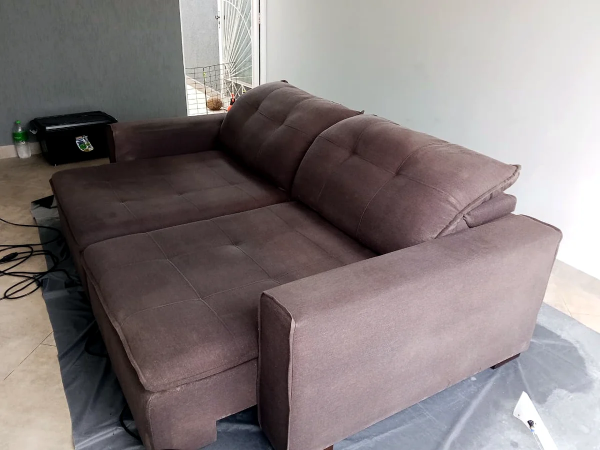
#> input picture assets/resultados/sofa3d.webp, 1200 x 900 px (shown at 1/2 size)
$ python generate_google_ads_images.py
#> lines starting #> are read from the running program, lines starting #| are printed output that depends on the picture
from __future__ import annotations

import argparse
from pathlib import Path

from PIL import Image, ImageDraw, ImageOps


BASE_DIR = Path(__file__).resolve().parent
DEFAULT_SOURCE_DIR = BASE_DIR / "assets" / "resultados"
DEFAULT_OUTPUT_DIR = DEFAULT_SOURCE_DIR / "google_ads"

LANDSCAPE = (1200, 628)
SQUARE = (1200, 1200)
DEFAULT_JPEG_QUALITY = 92

# Antes/depois recomendados com melhor enquadramento entre as fotos reais.
BEFORE_AFTER_PAIRS = [
    ("sofa3a.webp", "sofa3d.webp", "sofa3_comparativo"),
    ("sofa1a.webp", "sofa1d.webp", "sofa1_comparativo"),
]

# Fotos limpas para capa principal.
HERO_IMAGES = [
    ("sofa3d.webp", "sofa3_capa"),
    ("sofa1d.webp", "sofa1_capa"),
]


def open_rgb(path: Path) -> Image.Image:
    image = Image.open(path)
#> image is the input picture: PIL image 1200x900 RGB; mean R, G, B 134.1, 125.3, 125.4
    return ImageOps.exif_transpose(image).convert("RGB")


def crop_to_ratio(image: Image.Image, target_size: tuple[int, int]) -> Image.Image:
    target_w, target_h = target_size
    src_w, src_h = image.size
    src_ratio = src_w / src_h
    target_ratio = target_w / target_h

    if src_ratio > target_ratio:
        new_w = int(src_h * target_ratio)
        left = (src_w - new_w) // 2
        return image.crop((left, 0, left + new_w, src_h))

    new_h = int(src_w / target_ratio)
    top = (src_h - new_h) // 2
    return image.crop((0, top, src_w, top + new_h))


def fit_size(image: Image.Image, target_size: tuple[int, int]) -> Image.Image:
    cropped = crop_to_ratio(image, target_size)
    return cropped.resize(target_size, Image.Resampling.LANCZOS)


def make_hero_variants(filename: str, base_name: str, source_dir: Path, output_dir: Path, quality: int) -> list[Path]:
    source_path = source_dir / filename
    image = open_rgb(source_path)

    outputs: list[Path] = []
    for suffix, size in (("1200x628", LANDSCAPE), ("1200x1200", SQUARE)):
        out = output_dir / f"{base_name}_{suffix}.jpg"
        fitted = fit_size(image, size)
        out.parent.mkdir(parents=True, exist_ok=True)
        fitted.save(out, "JPEG", quality=quality, optimize=True, progressive=True)
        outputs.append(out)
#> after the loop, outputs = 2 items

    return outputs


def make_before_after_variants(
    before_file: str,
    after_file: str,
    base_name: str,
    source_dir: Path,
    output_dir: Path,
    quality: int,
) -> list[Path]:
    before = open_rgb(source_dir / before_file)
    after = open_rgb(source_dir / after_file)

    outputs: list[Path] = []
    for suffix, size in (("1200x628", LANDSCAPE), ("1200x1200", SQUARE)):
        left = fit_size(before, size)
        right = fit_size(after, size)

        combined = Image.new("RGB", size)
        width, height = size

        left_part = left.crop((0, 0, width // 2, height))
        right_part = right.crop((width // 2, 0, width, height))

        combined.paste(left_part, (0, 0))
        combined.paste(right_part, (width // 2, 0))

        # Linha divisoria para reforcar o efeito comparativo.
        divider_x = width // 2
        draw = ImageDraw.Draw(combined)
        draw.line((divider_x, 0, divider_x, height), fill=(255, 255, 255), width=2)

        out = output_dir / f"{base_name}_{suffix}.jpg"
        out.parent.mkdir(parents=True, exist_ok=True)
        combined.save(out, "JPEG", quality=quality, optimize=True, progressive=True)
        outputs.append(out)

    return outputs


def parse_args() -> argparse.Namespace:
    parser = argparse.ArgumentParser(description="Gera imagens JPG para Google Ads a partir das fotos tratadas.")
    parser.add_argument("--source-dir", type=Path, default=DEFAULT_SOURCE_DIR, help="Pasta com imagens base")
    parser.add_argument("--output-dir", type=Path, default=DEFAULT_OUTPUT_DIR, help="Pasta de saida para Ads")
    parser.add_argument("--quality", type=int, default=DEFAULT_JPEG_QUALITY, help="Qualidade JPEG (0-100)")
    return parser.parse_args()


def main() -> None:
    args = parse_args()
    source_dir: Path = args.source_dir
    output_dir: Path = args.output_dir
    quality = max(0, min(100, args.quality))

    if not source_dir.exists():
        raise FileNotFoundError(f"Pasta nao encontrada: {source_dir}")

    output_dir.mkdir(parents=True, exist_ok=True)
    generated: list[Path] = []

    for filename, base_name in HERO_IMAGES:
        generated.extend(make_hero_variants(filename, base_name, source_dir, output_dir, quality))
#> pass 2 of the loop in main, `for filename, base_name in HERO_IMAGES:`:
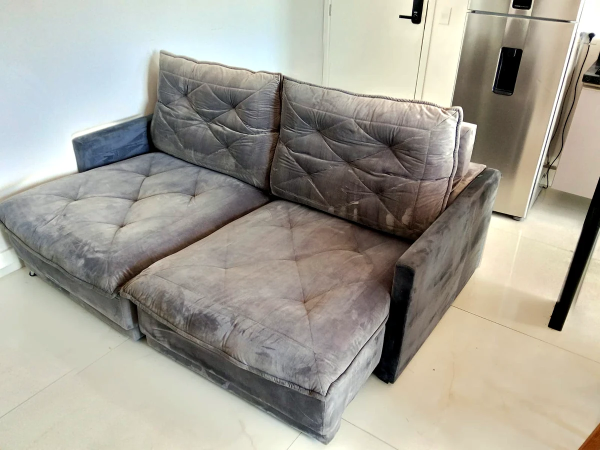
#> input picture assets/resultados/sofa1d.webp, 1200 x 900 px (shown at 1/2 size)
#> in open_rgb, image is the input picture: PIL image 1200x900 RGB; mean R, G, B 164.8, 161.1, 150.4

    for before_file, after_file, base_name in BEFORE_AFTER_PAIRS:
        generated.extend(
            make_before_after_variants(before_file, after_file, base_name, source_dir, output_dir, quality)
        )
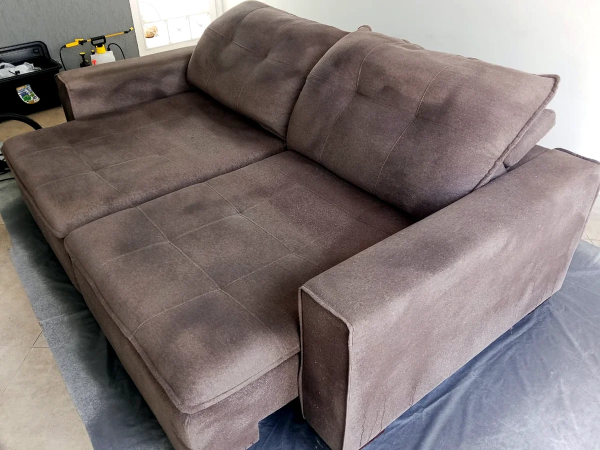
#> input picture assets/resultados/sofa3a.webp, 1200 x 900 px (shown at 1/2 size)
#> in open_rgb, image is the input picture: PIL image 1200x900 RGB; mean R, G, B 129.2, 118.9, 118
#> the loop in make_before_after_variants, `for suffix, size in (("1200x628", LANDSCAPE), ("1200x1200", SQUARE)):` made 2 passes
#> pass 1, in fit_size (call 5), `cropped = crop_to_ratio(image, target_size)`:
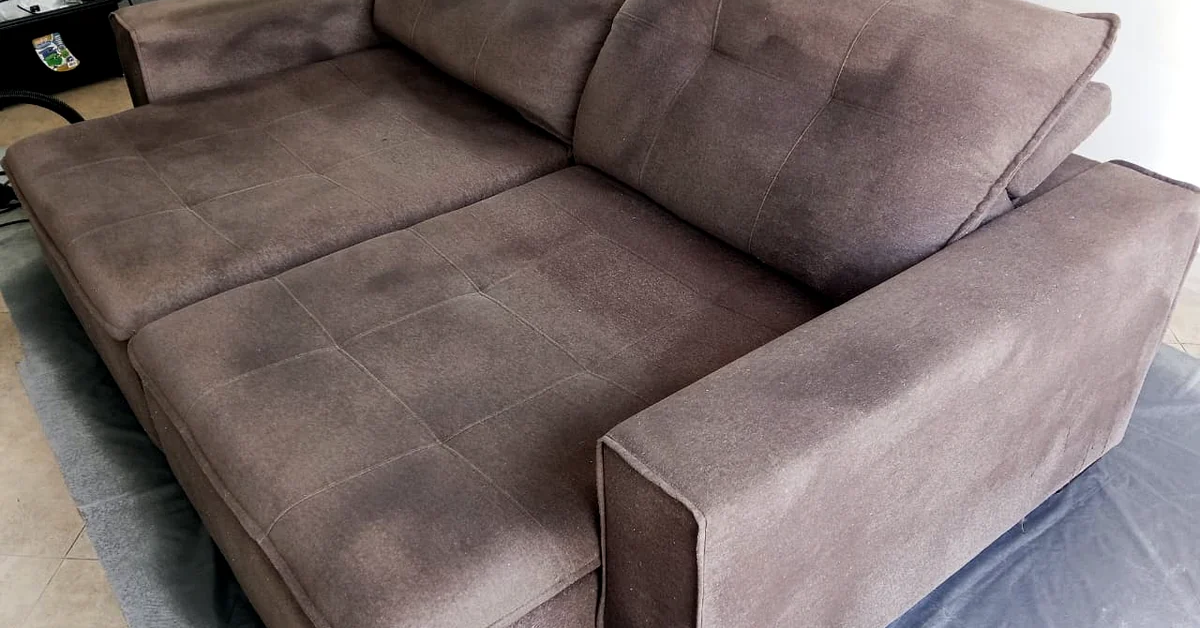
#> cropped: PIL image 1200x628 RGB; mean R, G, B 119.1, 106.1, 104.6
#> pass 1, in make_before_after_variants, `left_part = left.crop((0, 0, width // 2, height))`:
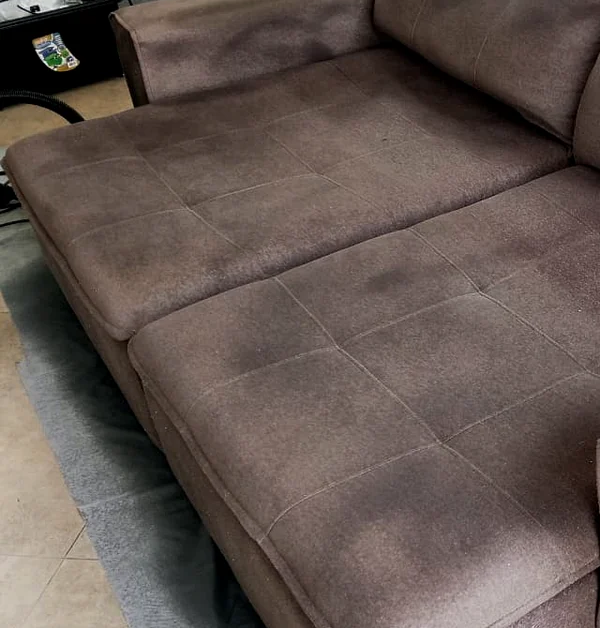
#> left_part: PIL image 600x628 RGB; mean R, G, B 98.1, 85.2, 79.5
#> pass 1, in make_before_after_variants, `right_part = right.crop((width // 2, 0, width, height))`:
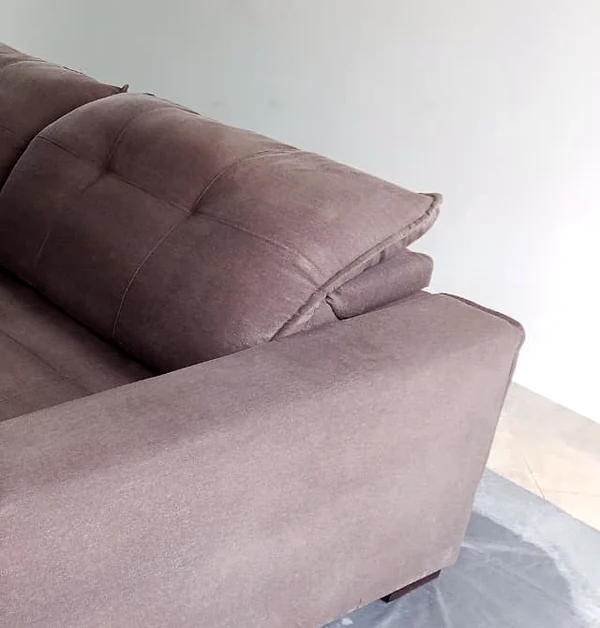
#> right_part: PIL image 600x628 RGB; mean R, G, B 170.3, 158, 160
#> after the loop in make_before_after_variants, `for suffix, size in (("1200x628", LANDSCAPE), ("1200x1200", SQUARE)):`:
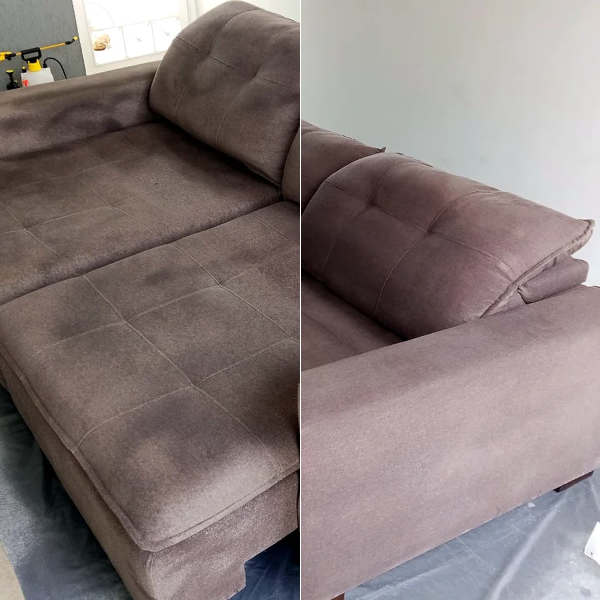
#> combined: PIL image 1200x1200 RGB (shown at 1/2 size); mean R, G, B 133.9, 122, 121.2
#> after the loop in make_before_after_variants, `for suffix, size in (("1200x628", LANDSCAPE), ("1200x1200", SQUARE)):`:
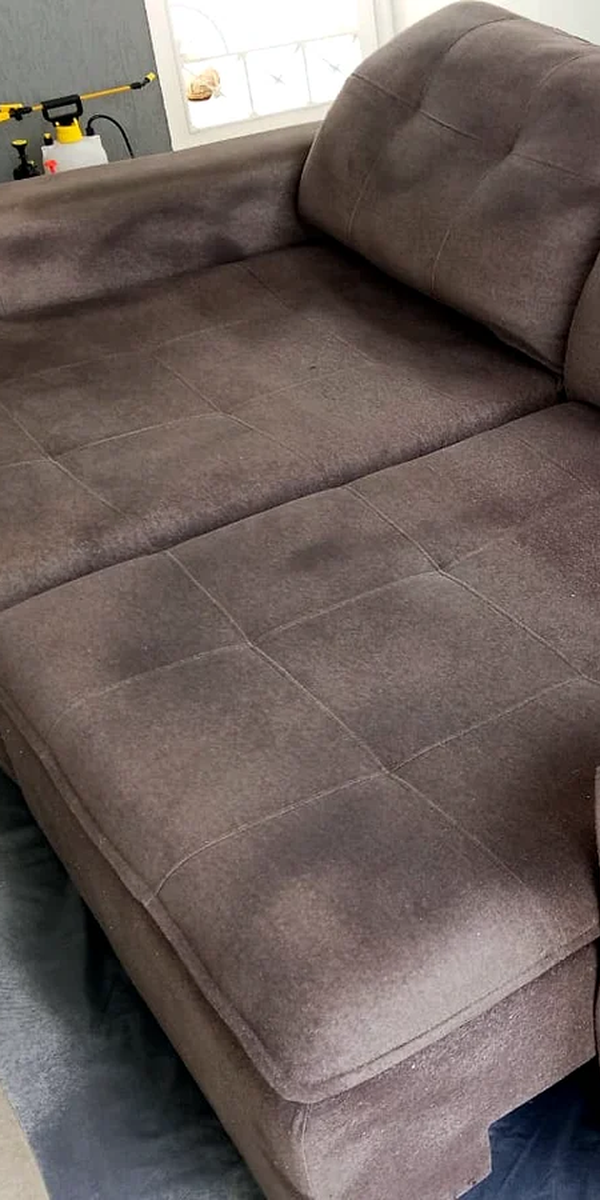
#> left_part: PIL image 600x1200 RGB; mean R, G, B 107, 94.8, 90.8
#> after the loop in make_before_after_variants, `for suffix, size in (("1200x628", LANDSCAPE), ("1200x1200", SQUARE)):`:
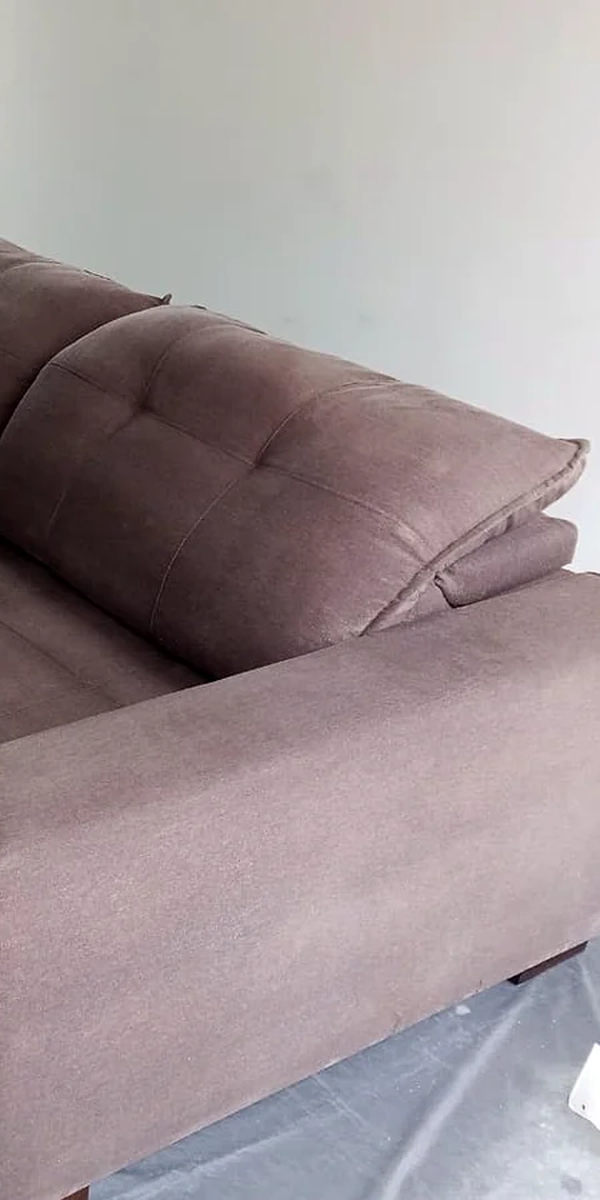
#> right_part: PIL image 600x1200 RGB; mean R, G, B 160.3, 148.9, 151.1
#> pass 2 of the loop in main, `for before_file, after_file, base_name in BEFORE_AFTER_PAIRS:`:
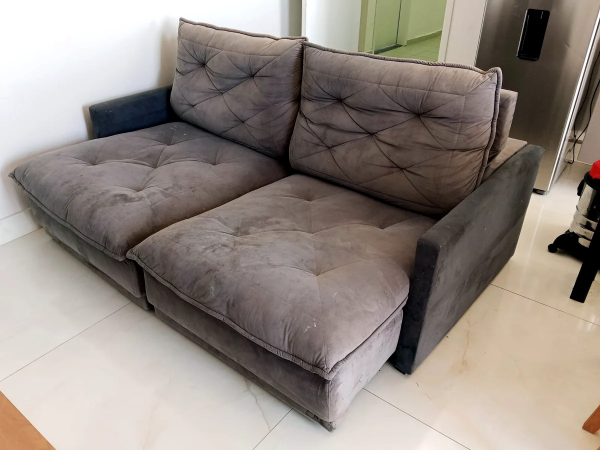
#> input picture assets/resultados/sofa1a.webp, 1200 x 900 px (shown at 1/2 size)
#> in open_rgb, image is the input picture: PIL image 1200x900 RGB; mean R, G, B 146.4, 136.9, 129.9
#> after the loop in make_before_after_variants (call 2), `for suffix, size in (("1200x628", LANDSCAPE), ("1200x1200", SQUARE)):`:
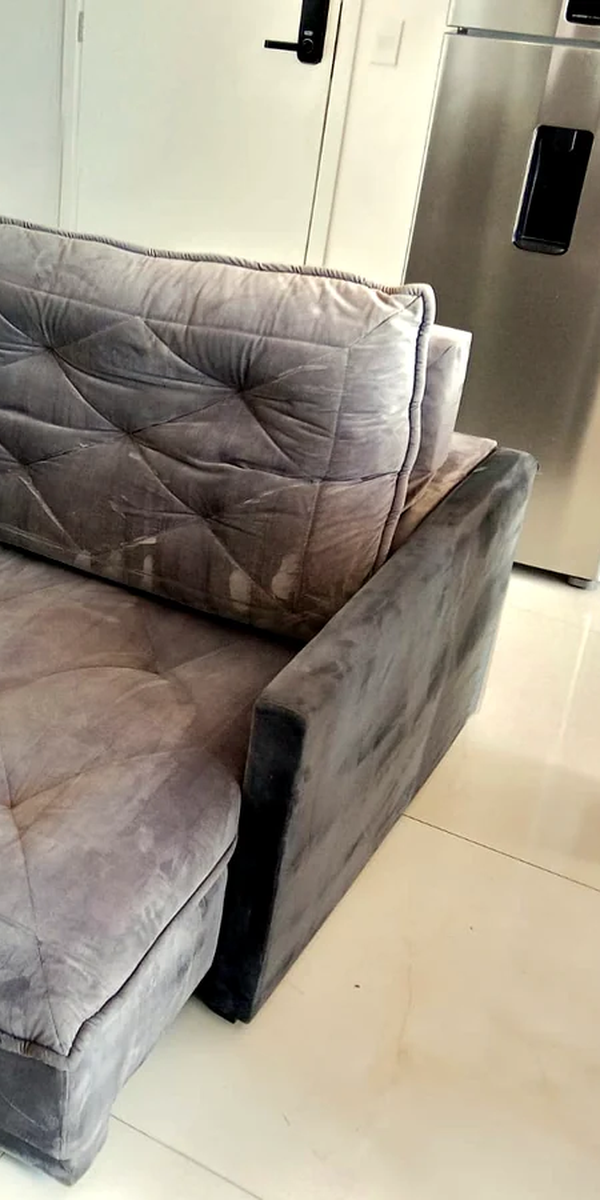
#> right_part: PIL image 600x1200 RGB; mean R, G, B 157.8, 148.8, 133.9

    print("Arquivos gerados:")
    for path in generated:
        print(path.relative_to(BASE_DIR).as_posix())
#> this loop made 8 passes
#| assets/resultados/google_ads/sofa3_capa_1200x628.jpg
#| assets/resultados/google_ads/sofa3_capa_1200x1200.jpg
#| assets/resultados/google_ads/sofa1_capa_1200x628.jpg
#| assets/resultados/google_ads/sofa1_capa_1200x1200.jpg
#| assets/resultados/google_ads/sofa3_comparativo_1200x628.jpg
#| assets/resultados/google_ads/sofa3_comparativo_1200x1200.jpg
#| assets/resultados/google_ads/sofa1_comparativo_1200x628.jpg
#| assets/resultados/google_ads/sofa1_comparativo_1200x1200.jpg


if __name__ == "__main__":
    main()
